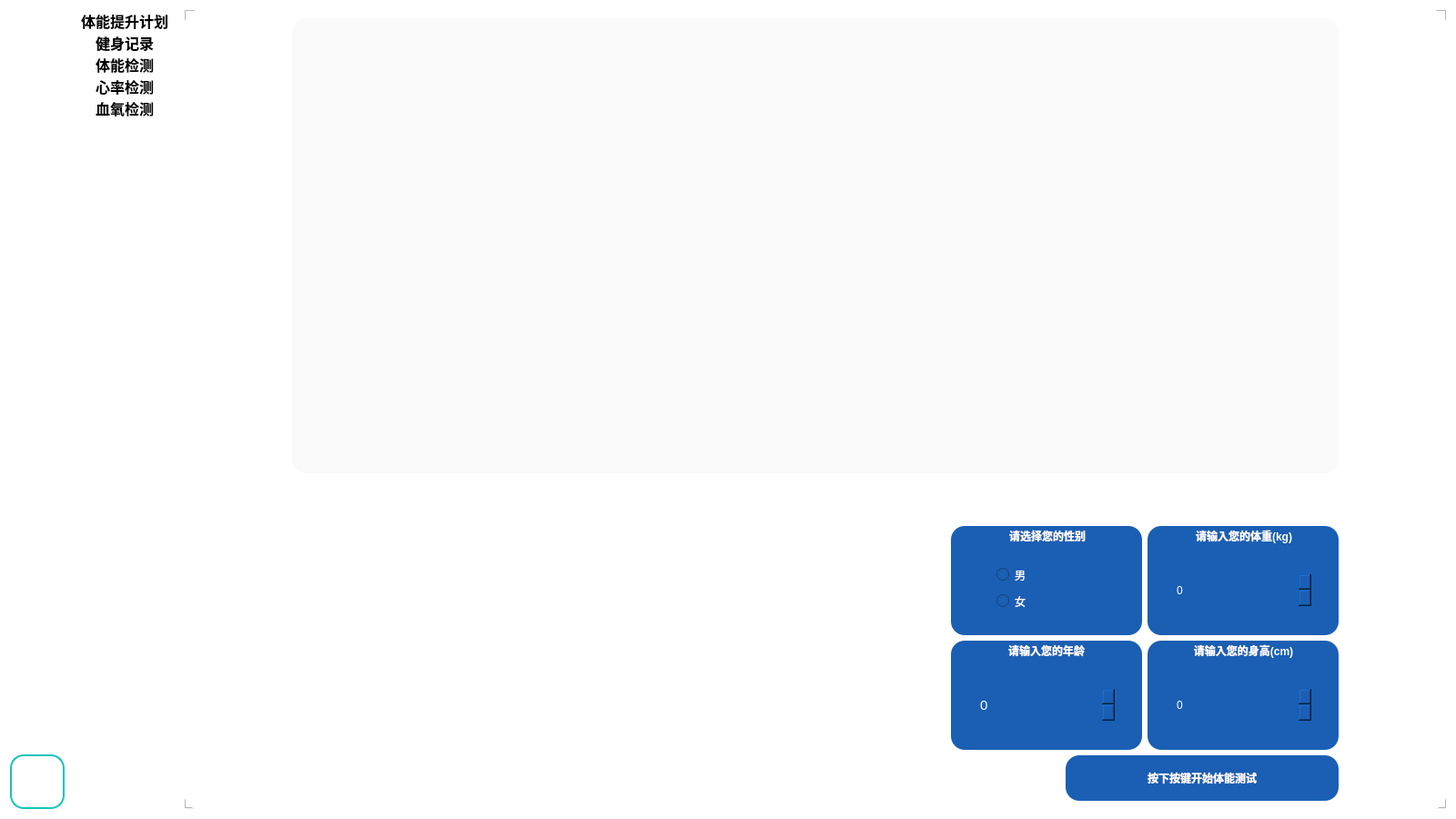
<?xml version="1.0" encoding="UTF-8"?>
<ui version="4.0">
 <class>HealthManagerWindow</class>
 <widget class="QWidget" name="HealthManagerWindow">
  <property name="geometry">
   <rect>
    <x>0</x>
    <y>0</y>
    <width>1600</width>
    <height>900</height>
   </rect>
  </property>
  <property name="windowTitle">
   <string>Form</string>
  </property>
  <property name="styleSheet">
   <string notr="true">background-color: rgb(255, 255, 255);
border:2px ;border-radius:15px;</string>
  </property>
  <layout class="QGridLayout" name="gridLayout">
   <item row="0" column="0">
    <layout class="QHBoxLayout" name="horizontalLayout_2">
     <item>
      <layout class="QVBoxLayout" name="verticalLayout">
       <item>
        <spacer name="verticalSpacer">
         <property name="orientation">
          <enum>Qt::Vertical</enum>
         </property>
         <property name="sizeHint" stdset="0">
          <size>
           <width>20</width>
           <height>40</height>
          </size>
         </property>
        </spacer>
       </item>
       <item>
        <widget class="QPushButton" name="returnBefore">
         <property name="enabled">
          <bool>true</bool>
         </property>
         <property name="minimumSize">
          <size>
           <width>60</width>
           <height>60</height>
          </size>
         </property>
         <property name="styleSheet">
          <string notr="true">

QPushButton{border:2px solid rgb(20,196,188);border-radius:15px;border-image: url(:/icon/HealthManagerWindow/return.png);}


QPushButton:hover{background-color: rgb(246, 245, 244);border:none;border-image: url(:/icon/HealthManagerWindow/return.png);}</string>
         </property>
         <property name="text">
          <string/>
         </property>
         <property name="iconSize">
          <size>
           <width>20</width>
           <height>20</height>
          </size>
         </property>
         <property name="autoDefault">
          <bool>false</bool>
         </property>
        </widget>
       </item>
      </layout>
     </item>
     <item>
      <layout class="QHBoxLayout" name="horizontalLayout">
       <item>
        <widget class="QListWidget" name="listWidget">
         <property name="maximumSize">
          <size>
           <width>120</width>
           <height>16777215</height>
          </size>
         </property>
         <property name="styleSheet">
          <string notr="true"/>
         </property>
         <property name="frameShape">
          <enum>QFrame::NoFrame</enum>
         </property>
         <property name="showDropIndicator" stdset="0">
          <bool>false</bool>
         </property>
         <item>
          <property name="text">
           <string>体能提升计划</string>
          </property>
          <property name="font">
           <font>
            <pointsize>12</pointsize>
            <weight>75</weight>
            <bold>true</bold>
           </font>
          </property>
          <property name="textAlignment">
           <set>AlignCenter</set>
          </property>
         </item>
         <item>
          <property name="text">
           <string>健身记录</string>
          </property>
          <property name="font">
           <font>
            <pointsize>12</pointsize>
            <weight>75</weight>
            <bold>true</bold>
           </font>
          </property>
          <property name="textAlignment">
           <set>AlignCenter</set>
          </property>
         </item>
         <item>
          <property name="text">
           <string>体能检测</string>
          </property>
          <property name="font">
           <font>
            <pointsize>12</pointsize>
            <weight>75</weight>
            <bold>true</bold>
           </font>
          </property>
          <property name="textAlignment">
           <set>AlignCenter</set>
          </property>
         </item>
         <item>
          <property name="text">
           <string>心率检测</string>
          </property>
          <property name="font">
           <font>
            <pointsize>12</pointsize>
            <weight>75</weight>
            <bold>true</bold>
           </font>
          </property>
          <property name="textAlignment">
           <set>AlignCenter</set>
          </property>
         </item>
         <item>
          <property name="text">
           <string>血氧检测</string>
          </property>
          <property name="font">
           <font>
            <pointsize>12</pointsize>
            <weight>75</weight>
            <bold>true</bold>
           </font>
          </property>
          <property name="textAlignment">
           <set>AlignCenter</set>
          </property>
          <property name="background">
           <brush brushstyle="NoBrush">
            <color alpha="255">
             <red>0</red>
             <green>0</green>
             <blue>0</blue>
            </color>
           </brush>
          </property>
         </item>
        </widget>
       </item>
       <item>
        <widget class="QTabWidget" name="tabWidget">
         <property name="styleSheet">
          <string notr="true">QTabWidget
{
	border:none
}

QTabBar::tab
{
	width:0px;
	height:0px;
}</string>
         </property>
         <property name="currentIndex">
          <number>2</number>
         </property>
         <widget class="QWidget" name="tab">
          <attribute name="title">
           <string>Tab 1</string>
          </attribute>
          <layout class="QGridLayout" name="gridLayout_9">
           <item row="0" column="1">
            <spacer name="verticalSpacer_10">
             <property name="orientation">
              <enum>Qt::Vertical</enum>
             </property>
             <property name="sizeType">
              <enum>QSizePolicy::Fixed</enum>
             </property>
             <property name="sizeHint" stdset="0">
              <size>
               <width>20</width>
               <height>50</height>
              </size>
             </property>
            </spacer>
           </item>
           <item row="1" column="1" rowspan="2">
            <layout class="QGridLayout" name="gridLayout_6">
             <item row="0" column="0">
              <layout class="QHBoxLayout" name="horizontalLayout_6">
               <item>
                <spacer name="horizontalSpacer_21">
                 <property name="orientation">
                  <enum>Qt::Horizontal</enum>
                 </property>
                 <property name="sizeHint" stdset="0">
                  <size>
                   <width>40</width>
                   <height>20</height>
                  </size>
                 </property>
                </spacer>
               </item>
               <item>
                <widget class="QLabel" name="label">
                 <property name="minimumSize">
                  <size>
                   <width>451</width>
                   <height>101</height>
                  </size>
                 </property>
                 <property name="maximumSize">
                  <size>
                   <width>451</width>
                   <height>101</height>
                  </size>
                 </property>
                 <property name="font">
                  <font>
                   <pointsize>36</pointsize>
                   <weight>75</weight>
                   <bold>true</bold>
                  </font>
                 </property>
                 <property name="text">
                  <string>青少年体能提升计划</string>
                 </property>
                 <property name="alignment">
                  <set>Qt::AlignCenter</set>
                 </property>
                </widget>
               </item>
               <item>
                <spacer name="horizontalSpacer_22">
                 <property name="orientation">
                  <enum>Qt::Horizontal</enum>
                 </property>
                 <property name="sizeHint" stdset="0">
                  <size>
                   <width>40</width>
                   <height>20</height>
                  </size>
                 </property>
                </spacer>
               </item>
              </layout>
             </item>
             <item row="1" column="0">
              <spacer name="verticalSpacer_8">
               <property name="orientation">
                <enum>Qt::Vertical</enum>
               </property>
               <property name="sizeHint" stdset="0">
                <size>
                 <width>20</width>
                 <height>40</height>
                </size>
               </property>
              </spacer>
             </item>
             <item row="2" column="0">
              <widget class="QLabel" name="label_3">
               <property name="styleSheet">
                <string notr="true"/>
               </property>
               <property name="text">
                <string>&lt;html&gt;&lt;head/&gt;&lt;body&gt;&lt;p&gt;&lt;span style=&quot; font-family:'-apple-system','BlinkMacSystemFont','Helvetica Neue','PingFang SC','Microsoft YaHei','Source Han Sans SC','Noto Sans CJK SC','WenQuanYi Micro Hei','sans-serif'; font-size:12pt; font-weight:600; color:#121212; background-color:#ffffff;&quot;&gt;受应试教育影响，部分家长存在重智轻体现象，忽视对幼少儿身体素质的培养，幼儿身体素质呈下降趋势。资料显示，&lt;/span&gt;&lt;/p&gt;&lt;p&gt;&lt;span style=&quot; font-family:'-apple-system','BlinkMacSystemFont','Helvetica Neue','PingFang SC','Microsoft YaHei','Source Han Sans SC','Noto Sans CJK SC','WenQuanYi Micro Hei','sans-serif'; font-size:12pt; font-weight:600; color:#121212; background-color:#ffffff;&quot;&gt;我国5岁以下儿童贫血率为12.6%，18岁以下儿童超重的发生率达17.6%。社会的发展、科技的进步对人才提出了更新、&lt;/span&gt;&lt;/p&gt;&lt;p&gt;&lt;span style=&quot; font-family:'-apple-system','BlinkMacSystemFont','Helvetica Neue','PingFang SC','Microsoft YaHei','Source Han Sans SC','Noto Sans CJK SC','WenQuanYi Micro Hei','sans-serif'; font-size:12pt; font-weight:600; color:#121212; background-color:#ffffff;&quot;&gt;更高的要求，良好的身体素质便是其中之一。&lt;/span&gt;&lt;/p&gt;&lt;p&gt;&lt;span style=&quot; font-family:'-apple-system','BlinkMacSystemFont','Helvetica Neue','PingFang SC','Microsoft YaHei','Source Han Sans SC','Noto Sans CJK SC','WenQuanYi Micro Hei','sans-serif'; font-size:12pt; font-weight:600; color:#121212; background-color:#ffffff;&quot;&gt;生命在于运动。科学研究和实践证明，参加体能训练，对孩子的性格、身体、智力、自尊心、自信心、社交能力等的&lt;/span&gt;&lt;/p&gt;&lt;p&gt;&lt;span style=&quot; font-family:'-apple-system','BlinkMacSystemFont','Helvetica Neue','PingFang SC','Microsoft YaHei','Source Han Sans SC','Noto Sans CJK SC','WenQuanYi Micro Hei','sans-serif'; font-size:12pt; font-weight:600; color:#121212; background-color:#ffffff;&quot;&gt;发展和养成都非常有帮助，且受益终身。&lt;/span&gt;&lt;/p&gt;&lt;/body&gt;&lt;/html&gt;</string>
               </property>
              </widget>
             </item>
             <item row="3" column="0">
              <spacer name="verticalSpacer_7">
               <property name="orientation">
                <enum>Qt::Vertical</enum>
               </property>
               <property name="sizeHint" stdset="0">
                <size>
                 <width>20</width>
                 <height>40</height>
                </size>
               </property>
              </spacer>
             </item>
             <item row="4" column="0">
              <layout class="QHBoxLayout" name="horizontalLayout_5">
               <item>
                <spacer name="horizontalSpacer_19">
                 <property name="orientation">
                  <enum>Qt::Horizontal</enum>
                 </property>
                 <property name="sizeHint" stdset="0">
                  <size>
                   <width>40</width>
                   <height>20</height>
                  </size>
                 </property>
                </spacer>
               </item>
               <item>
                <widget class="QPushButton" name="pushButton">
                 <property name="minimumSize">
                  <size>
                   <width>201</width>
                   <height>61</height>
                  </size>
                 </property>
                 <property name="maximumSize">
                  <size>
                   <width>201</width>
                   <height>61</height>
                  </size>
                 </property>
                 <property name="font">
                  <font>
                   <weight>75</weight>
                   <bold>true</bold>
                  </font>
                 </property>
                 <property name="styleSheet">
                  <string notr="true">QPushButton{
	border:2px;
	border-radius:15px;
	background-color: rgb(246, 245, 244);
	color: black;
}


QPushButton:hover{
	background-color: rgb(236, 235, 234);
	border:none;
}</string>
                 </property>
                 <property name="text">
                  <string>开启体能提升之旅</string>
                 </property>
                </widget>
               </item>
               <item>
                <spacer name="horizontalSpacer_20">
                 <property name="orientation">
                  <enum>Qt::Horizontal</enum>
                 </property>
                 <property name="sizeHint" stdset="0">
                  <size>
                   <width>40</width>
                   <height>20</height>
                  </size>
                 </property>
                </spacer>
               </item>
              </layout>
             </item>
            </layout>
           </item>
           <item row="1" column="2">
            <spacer name="horizontalSpacer_23">
             <property name="orientation">
              <enum>Qt::Horizontal</enum>
             </property>
             <property name="sizeHint" stdset="0">
              <size>
               <width>250</width>
               <height>20</height>
              </size>
             </property>
            </spacer>
           </item>
           <item row="2" column="0">
            <spacer name="horizontalSpacer_18">
             <property name="orientation">
              <enum>Qt::Horizontal</enum>
             </property>
             <property name="sizeHint" stdset="0">
              <size>
               <width>250</width>
               <height>20</height>
              </size>
             </property>
            </spacer>
           </item>
           <item row="3" column="1">
            <spacer name="verticalSpacer_9">
             <property name="orientation">
              <enum>Qt::Vertical</enum>
             </property>
             <property name="sizeType">
              <enum>QSizePolicy::Fixed</enum>
             </property>
             <property name="sizeHint" stdset="0">
              <size>
               <width>20</width>
               <height>40</height>
              </size>
             </property>
            </spacer>
           </item>
          </layout>
         </widget>
         <widget class="QWidget" name="tab_2">
          <attribute name="title">
           <string>Tab 2</string>
          </attribute>
          <layout class="QGridLayout" name="gridLayout_10">
           <item row="0" column="0">
            <spacer name="horizontalSpacer_24">
             <property name="orientation">
              <enum>Qt::Horizontal</enum>
             </property>
             <property name="sizeHint" stdset="0">
              <size>
               <width>579</width>
               <height>20</height>
              </size>
             </property>
            </spacer>
           </item>
           <item row="0" column="1">
            <widget class="QLabel" name="label_2">
             <property name="font">
              <font>
               <pointsize>36</pointsize>
               <weight>75</weight>
               <bold>true</bold>
              </font>
             </property>
             <property name="text">
              <string>健身记录</string>
             </property>
             <property name="alignment">
              <set>Qt::AlignCenter</set>
             </property>
            </widget>
           </item>
           <item row="0" column="2">
            <spacer name="horizontalSpacer_25">
             <property name="orientation">
              <enum>Qt::Horizontal</enum>
             </property>
             <property name="sizeHint" stdset="0">
              <size>
               <width>578</width>
               <height>20</height>
              </size>
             </property>
            </spacer>
           </item>
           <item row="1" column="0" colspan="3">
            <widget class="QListWidget" name="listWidget_2"/>
           </item>
          </layout>
         </widget>
         <widget class="QWidget" name="tab_3">
          <attribute name="title">
           <string>Page</string>
          </attribute>
          <layout class="QGridLayout" name="gridLayout_8">
           <item row="0" column="0">
            <spacer name="horizontalSpacer_14">
             <property name="orientation">
              <enum>Qt::Horizontal</enum>
             </property>
             <property name="sizeHint" stdset="0">
              <size>
               <width>101</width>
               <height>20</height>
              </size>
             </property>
            </spacer>
           </item>
           <item row="0" column="1" rowspan="2" colspan="3">
            <widget class="QLabel" name="fitnessdetectionDisplayLabel">
             <property name="minimumSize">
              <size>
               <width>1150</width>
               <height>500</height>
              </size>
             </property>
             <property name="maximumSize">
              <size>
               <width>1150</width>
               <height>500</height>
              </size>
             </property>
             <property name="font">
              <font>
               <pointsize>18</pointsize>
               <weight>75</weight>
               <bold>true</bold>
              </font>
             </property>
             <property name="styleSheet">
              <string notr="true">background-color: rgb(250, 250, 250);
border:2px;border-radius:15px;</string>
             </property>
             <property name="text">
              <string/>
             </property>
             <property name="alignment">
              <set>Qt::AlignCenter</set>
             </property>
            </widget>
           </item>
           <item row="1" column="0">
            <spacer name="horizontalSpacer_12">
             <property name="orientation">
              <enum>Qt::Horizontal</enum>
             </property>
             <property name="sizeHint" stdset="0">
              <size>
               <width>101</width>
               <height>20</height>
              </size>
             </property>
            </spacer>
           </item>
           <item row="1" column="4">
            <spacer name="horizontalSpacer_13">
             <property name="orientation">
              <enum>Qt::Horizontal</enum>
             </property>
             <property name="sizeHint" stdset="0">
              <size>
               <width>101</width>
               <height>20</height>
              </size>
             </property>
            </spacer>
           </item>
           <item row="2" column="3">
            <spacer name="verticalSpacer_6">
             <property name="orientation">
              <enum>Qt::Vertical</enum>
             </property>
             <property name="sizeHint" stdset="0">
              <size>
               <width>20</width>
               <height>39</height>
              </size>
             </property>
            </spacer>
           </item>
           <item row="3" column="1">
            <spacer name="horizontalSpacer_16">
             <property name="orientation">
              <enum>Qt::Horizontal</enum>
             </property>
             <property name="sizeHint" stdset="0">
              <size>
               <width>351</width>
               <height>20</height>
              </size>
             </property>
            </spacer>
           </item>
           <item row="3" column="2">
            <spacer name="horizontalSpacer_15">
             <property name="orientation">
              <enum>Qt::Horizontal</enum>
             </property>
             <property name="sizeHint" stdset="0">
              <size>
               <width>351</width>
               <height>20</height>
              </size>
             </property>
            </spacer>
           </item>
           <item row="3" column="3">
            <layout class="QGridLayout" name="gridLayout_7">
             <item row="0" column="0" colspan="2">
              <layout class="QGridLayout" name="gridLayout_5">
               <item row="0" column="0">
                <widget class="QGroupBox" name="groupBox_5">
                 <property name="minimumSize">
                  <size>
                   <width>210</width>
                   <height>120</height>
                  </size>
                 </property>
                 <property name="maximumSize">
                  <size>
                   <width>210</width>
                   <height>120</height>
                  </size>
                 </property>
                 <property name="font">
                  <font>
                   <weight>75</weight>
                   <bold>true</bold>
                  </font>
                 </property>
                 <property name="styleSheet">
                  <string notr="true">
background-color: rgb(26, 95, 180);
border:2px;border-radius:15px;
color:white;</string>
                 </property>
                 <property name="title">
                  <string>请选择您的性别</string>
                 </property>
                 <property name="alignment">
                  <set>Qt::AlignCenter</set>
                 </property>
                 <widget class="QWidget" name="layoutWidget">
                  <property name="geometry">
                   <rect>
                    <x>50</x>
                    <y>40</y>
                    <width>116</width>
                    <height>56</height>
                   </rect>
                  </property>
                  <layout class="QVBoxLayout" name="verticalLayout_2">
                   <item>
                    <widget class="QRadioButton" name="boyRadioButton">
                     <property name="text">
                      <string>男</string>
                     </property>
                    </widget>
                   </item>
                   <item>
                    <widget class="QRadioButton" name="girlRadioButton">
                     <property name="text">
                      <string>女</string>
                     </property>
                    </widget>
                   </item>
                  </layout>
                 </widget>
                </widget>
               </item>
               <item row="0" column="1">
                <widget class="QGroupBox" name="groupBox_10">
                 <property name="minimumSize">
                  <size>
                   <width>210</width>
                   <height>120</height>
                  </size>
                 </property>
                 <property name="maximumSize">
                  <size>
                   <width>210</width>
                   <height>120</height>
                  </size>
                 </property>
                 <property name="font">
                  <font>
                   <weight>75</weight>
                   <bold>true</bold>
                  </font>
                 </property>
                 <property name="styleSheet">
                  <string notr="true">
background-color: rgb(26, 95, 180);
border:2px;border-radius:15px;
color:white;</string>
                 </property>
                 <property name="title">
                  <string>请输入您的体重(kg)</string>
                 </property>
                 <property name="alignment">
                  <set>Qt::AlignCenter</set>
                 </property>
                 <widget class="QSpinBox" name="WeightSpinBox">
                  <property name="geometry">
                   <rect>
                    <x>30</x>
                    <y>50</y>
                    <width>151</width>
                    <height>41</height>
                   </rect>
                  </property>
                  <property name="styleSheet">
                   <string notr="true"/>
                  </property>
                 </widget>
                </widget>
               </item>
               <item row="1" column="0">
                <widget class="QGroupBox" name="groupBox_9">
                 <property name="minimumSize">
                  <size>
                   <width>210</width>
                   <height>120</height>
                  </size>
                 </property>
                 <property name="maximumSize">
                  <size>
                   <width>210</width>
                   <height>120</height>
                  </size>
                 </property>
                 <property name="font">
                  <font>
                   <weight>75</weight>
                   <bold>true</bold>
                  </font>
                 </property>
                 <property name="styleSheet">
                  <string notr="true">
background-color: rgb(26, 95, 180);
border:2px;border-radius:15px;
color:white</string>
                 </property>
                 <property name="title">
                  <string>请输入您的年龄</string>
                 </property>
                 <property name="alignment">
                  <set>Qt::AlignCenter</set>
                 </property>
                 <widget class="QSpinBox" name="ageSpinBox">
                  <property name="geometry">
                   <rect>
                    <x>30</x>
                    <y>50</y>
                    <width>151</width>
                    <height>41</height>
                   </rect>
                  </property>
                  <property name="font">
                   <font>
                    <pointsize>11</pointsize>
                    <weight>50</weight>
                    <bold>false</bold>
                   </font>
                  </property>
                 </widget>
                </widget>
               </item>
               <item row="1" column="1">
                <widget class="QGroupBox" name="groupBox_7">
                 <property name="minimumSize">
                  <size>
                   <width>210</width>
                   <height>120</height>
                  </size>
                 </property>
                 <property name="maximumSize">
                  <size>
                   <width>210</width>
                   <height>120</height>
                  </size>
                 </property>
                 <property name="font">
                  <font>
                   <weight>75</weight>
                   <bold>true</bold>
                  </font>
                 </property>
                 <property name="styleSheet">
                  <string notr="true">
background-color: rgb(26, 95, 180);
border:2px;border-radius:15px;
color:white;</string>
                 </property>
                 <property name="title">
                  <string>请输入您的身高(cm)</string>
                 </property>
                 <property name="alignment">
                  <set>Qt::AlignCenter</set>
                 </property>
                 <widget class="QGroupBox" name="groupBox_8">
                  <property name="geometry">
                   <rect>
                    <x>-450</x>
                    <y>-40</y>
                    <width>210</width>
                    <height>231</height>
                   </rect>
                  </property>
                  <property name="minimumSize">
                   <size>
                    <width>210</width>
                    <height>0</height>
                   </size>
                  </property>
                  <property name="maximumSize">
                   <size>
                    <width>210</width>
                    <height>16777215</height>
                   </size>
                  </property>
                  <property name="title">
                   <string>请输入您的年龄?</string>
                  </property>
                 </widget>
                 <widget class="QSpinBox" name="heightSpinBox">
                  <property name="geometry">
                   <rect>
                    <x>30</x>
                    <y>50</y>
                    <width>151</width>
                    <height>41</height>
                   </rect>
                  </property>
                 </widget>
                </widget>
               </item>
              </layout>
             </item>
             <item row="1" column="0">
              <spacer name="horizontalSpacer_11">
               <property name="orientation">
                <enum>Qt::Horizontal</enum>
               </property>
               <property name="sizeHint" stdset="0">
                <size>
                 <width>40</width>
                 <height>20</height>
                </size>
               </property>
              </spacer>
             </item>
             <item row="1" column="1">
              <widget class="QPushButton" name="FitnessDetectionPushButton">
               <property name="minimumSize">
                <size>
                 <width>300</width>
                 <height>50</height>
                </size>
               </property>
               <property name="maximumSize">
                <size>
                 <width>300</width>
                 <height>50</height>
                </size>
               </property>
               <property name="font">
                <font>
                 <weight>75</weight>
                 <bold>true</bold>
                </font>
               </property>
               <property name="styleSheet">
                <string notr="true">

QPushButton{
	border:2px;
	border-radius:15px;
	background-color: rgb(26, 95, 180);
	color:white;
}


QPushButton:hover{
	background-color: rgb(16, 85, 170);
	border:none;
}</string>
               </property>
               <property name="text">
                <string>按下按键开始体能测试</string>
               </property>
               <property name="checkable">
                <bool>false</bool>
               </property>
              </widget>
             </item>
            </layout>
           </item>
           <item row="3" column="4">
            <spacer name="horizontalSpacer_17">
             <property name="orientation">
              <enum>Qt::Horizontal</enum>
             </property>
             <property name="sizeHint" stdset="0">
              <size>
               <width>101</width>
               <height>20</height>
              </size>
             </property>
            </spacer>
           </item>
          </layout>
         </widget>
         <widget class="QWidget" name="tab_4">
          <attribute name="title">
           <string>Page</string>
          </attribute>
          <layout class="QGridLayout" name="gridLayout_2">
           <item row="0" column="0">
            <spacer name="horizontalSpacer_3">
             <property name="orientation">
              <enum>Qt::Horizontal</enum>
             </property>
             <property name="sizeHint" stdset="0">
              <size>
               <width>101</width>
               <height>20</height>
              </size>
             </property>
            </spacer>
           </item>
           <item row="0" column="1" rowspan="2" colspan="2">
            <widget class="QLabel" name="heartRateDisplayLabel">
             <property name="minimumSize">
              <size>
               <width>1150</width>
               <height>500</height>
              </size>
             </property>
             <property name="maximumSize">
              <size>
               <width>1150</width>
               <height>500</height>
              </size>
             </property>
             <property name="font">
              <font>
               <pointsize>23</pointsize>
               <weight>75</weight>
               <bold>true</bold>
              </font>
             </property>
             <property name="styleSheet">
              <string notr="true">background-color: rgb(250, 250, 250);
border:2px;border-radius:15px;</string>
             </property>
             <property name="text">
              <string/>
             </property>
             <property name="alignment">
              <set>Qt::AlignCenter</set>
             </property>
            </widget>
           </item>
           <item row="1" column="3">
            <spacer name="horizontalSpacer_4">
             <property name="orientation">
              <enum>Qt::Horizontal</enum>
             </property>
             <property name="sizeHint" stdset="0">
              <size>
               <width>101</width>
               <height>20</height>
              </size>
             </property>
            </spacer>
           </item>
           <item row="2" column="2">
            <spacer name="verticalSpacer_2">
             <property name="orientation">
              <enum>Qt::Vertical</enum>
             </property>
             <property name="sizeHint" stdset="0">
              <size>
               <width>20</width>
               <height>193</height>
              </size>
             </property>
            </spacer>
           </item>
           <item row="3" column="1" colspan="2">
            <layout class="QHBoxLayout" name="horizontalLayout_3">
             <item>
              <spacer name="horizontalSpacer">
               <property name="orientation">
                <enum>Qt::Horizontal</enum>
               </property>
               <property name="sizeHint" stdset="0">
                <size>
                 <width>40</width>
                 <height>20</height>
                </size>
               </property>
              </spacer>
             </item>
             <item>
              <widget class="QPushButton" name="heartRateDetectionPushbutton">
               <property name="sizePolicy">
                <sizepolicy hsizetype="Minimum" vsizetype="Fixed">
                 <horstretch>211</horstretch>
                 <verstretch>71</verstretch>
                </sizepolicy>
               </property>
               <property name="minimumSize">
                <size>
                 <width>211</width>
                 <height>71</height>
                </size>
               </property>
               <property name="maximumSize">
                <size>
                 <width>211</width>
                 <height>71</height>
                </size>
               </property>
               <property name="sizeIncrement">
                <size>
                 <width>211</width>
                 <height>71</height>
                </size>
               </property>
               <property name="font">
                <font>
                 <pointsize>16</pointsize>
                 <weight>75</weight>
                 <bold>true</bold>
                </font>
               </property>
               <property name="styleSheet">
                <string notr="true">
QPushButton{border:2px  ;border-radius:15px;}


QPushButton:hover{background-color: rgb(246, 245, 244);border:none;}</string>
               </property>
               <property name="text">
                <string>心率检测开始</string>
               </property>
              </widget>
             </item>
             <item>
              <spacer name="horizontalSpacer_2">
               <property name="orientation">
                <enum>Qt::Horizontal</enum>
               </property>
               <property name="sizeHint" stdset="0">
                <size>
                 <width>40</width>
                 <height>20</height>
                </size>
               </property>
              </spacer>
             </item>
            </layout>
           </item>
           <item row="4" column="1">
            <spacer name="verticalSpacer_3">
             <property name="orientation">
              <enum>Qt::Vertical</enum>
             </property>
             <property name="sizeType">
              <enum>QSizePolicy::Fixed</enum>
             </property>
             <property name="sizeHint" stdset="0">
              <size>
               <width>18</width>
               <height>70</height>
              </size>
             </property>
            </spacer>
           </item>
          </layout>
         </widget>
         <widget class="QWidget" name="tab_5">
          <attribute name="title">
           <string>Page</string>
          </attribute>
          <layout class="QGridLayout" name="gridLayout_3">
           <item row="0" column="3" rowspan="2">
            <spacer name="horizontalSpacer_8">
             <property name="orientation">
              <enum>Qt::Horizontal</enum>
             </property>
             <property name="sizeHint" stdset="0">
              <size>
               <width>40</width>
               <height>20</height>
              </size>
             </property>
            </spacer>
           </item>
           <item row="0" column="0">
            <spacer name="horizontalSpacer_9">
             <property name="orientation">
              <enum>Qt::Horizontal</enum>
             </property>
             <property name="sizeHint" stdset="0">
              <size>
               <width>99</width>
               <height>20</height>
              </size>
             </property>
            </spacer>
           </item>
           <item row="2" column="2">
            <spacer name="verticalSpacer_5">
             <property name="orientation">
              <enum>Qt::Vertical</enum>
             </property>
             <property name="sizeType">
              <enum>QSizePolicy::Fixed</enum>
             </property>
             <property name="sizeHint" stdset="0">
              <size>
               <width>20</width>
               <height>70</height>
              </size>
             </property>
            </spacer>
           </item>
           <item row="0" column="1" rowspan="2" colspan="2">
            <layout class="QVBoxLayout" name="verticalLayout_3">
             <item>
              <widget class="QLabel" name="saO2DisplayLabel">
               <property name="minimumSize">
                <size>
                 <width>1150</width>
                 <height>500</height>
                </size>
               </property>
               <property name="maximumSize">
                <size>
                 <width>1150</width>
                 <height>500</height>
                </size>
               </property>
               <property name="font">
                <font>
                 <pointsize>23</pointsize>
                 <weight>75</weight>
                 <bold>true</bold>
                </font>
               </property>
               <property name="styleSheet">
                <string notr="true">background-color: rgb(250, 250, 250);
border:2px ;border-radius:15px;</string>
               </property>
               <property name="text">
                <string/>
               </property>
               <property name="alignment">
                <set>Qt::AlignCenter</set>
               </property>
              </widget>
             </item>
             <item>
              <spacer name="verticalSpacer_4">
               <property name="orientation">
                <enum>Qt::Vertical</enum>
               </property>
               <property name="sizeHint" stdset="0">
                <size>
                 <width>20</width>
                 <height>40</height>
                </size>
               </property>
              </spacer>
             </item>
             <item>
              <layout class="QHBoxLayout" name="horizontalLayout_4">
               <item>
                <spacer name="horizontalSpacer_5">
                 <property name="orientation">
                  <enum>Qt::Horizontal</enum>
                 </property>
                 <property name="sizeHint" stdset="0">
                  <size>
                   <width>40</width>
                   <height>20</height>
                  </size>
                 </property>
                </spacer>
               </item>
               <item>
                <widget class="QPushButton" name="saO2DetectionPushButton">
                 <property name="sizePolicy">
                  <sizepolicy hsizetype="Minimum" vsizetype="Fixed">
                   <horstretch>211</horstretch>
                   <verstretch>71</verstretch>
                  </sizepolicy>
                 </property>
                 <property name="minimumSize">
                  <size>
                   <width>211</width>
                   <height>71</height>
                  </size>
                 </property>
                 <property name="maximumSize">
                  <size>
                   <width>211</width>
                   <height>71</height>
                  </size>
                 </property>
                 <property name="sizeIncrement">
                  <size>
                   <width>211</width>
                   <height>71</height>
                  </size>
                 </property>
                 <property name="font">
                  <font>
                   <pointsize>16</pointsize>
                   <weight>75</weight>
                   <bold>true</bold>
                  </font>
                 </property>
                 <property name="styleSheet">
                  <string notr="true">
QPushButton{border:2px  ;border-radius:15px;}


QPushButton:hover{background-color: rgb(246, 245, 244);border:none;}</string>
                 </property>
                 <property name="text">
                  <string>血氧检测开始</string>
                 </property>
                </widget>
               </item>
               <item>
                <spacer name="horizontalSpacer_6">
                 <property name="orientation">
                  <enum>Qt::Horizontal</enum>
                 </property>
                 <property name="sizeHint" stdset="0">
                  <size>
                   <width>40</width>
                   <height>20</height>
                  </size>
                 </property>
                </spacer>
               </item>
              </layout>
             </item>
            </layout>
           </item>
          </layout>
         </widget>
        </widget>
       </item>
      </layout>
     </item>
    </layout>
   </item>
  </layout>
 </widget>
 <resources/>
 <connections/>
</ui>
